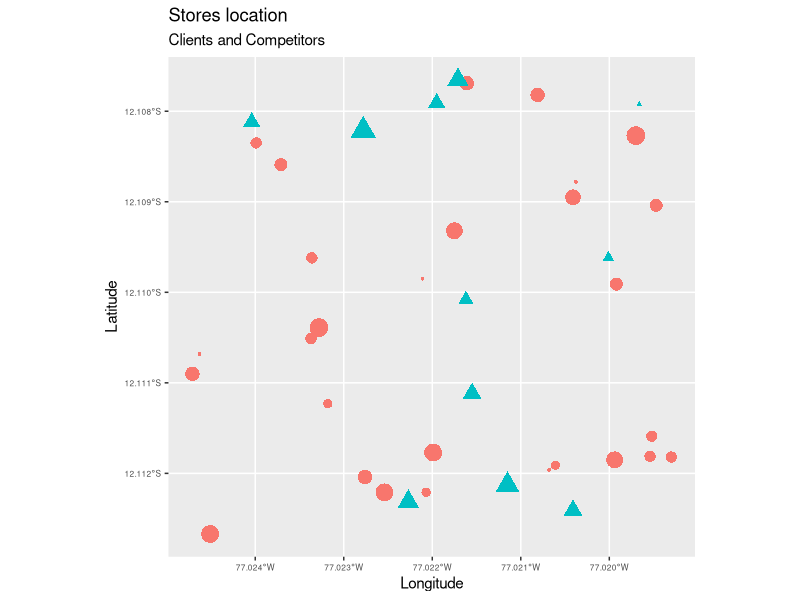
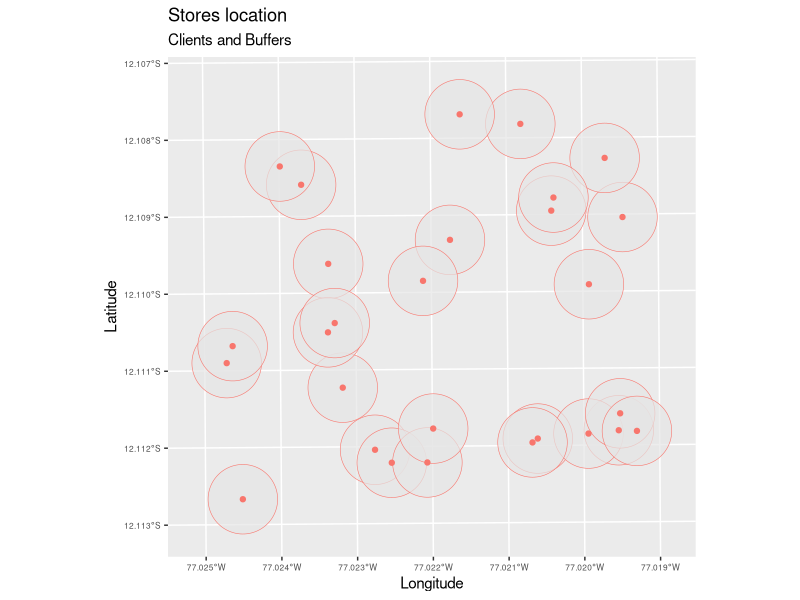
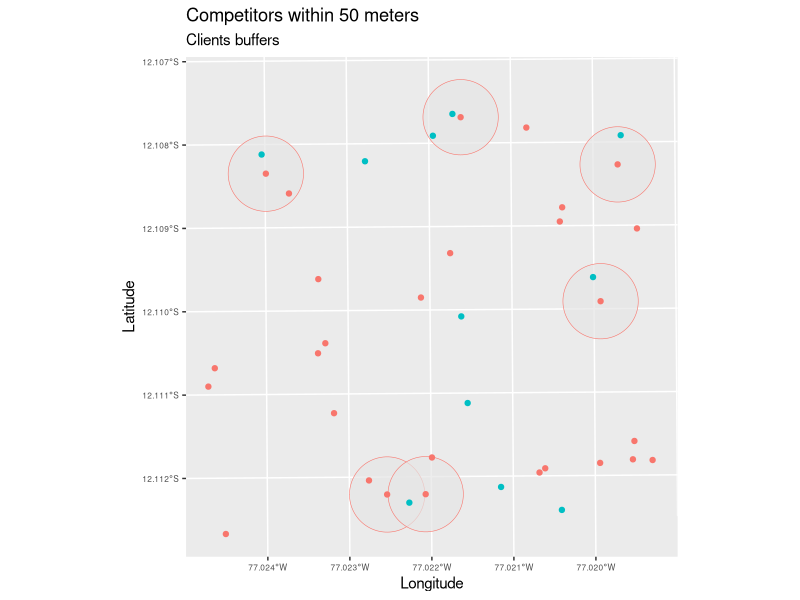

The R source for these figures, in order:
## ---- chunk 1
knitr::opts_chunk$set(echo = TRUE)

## ---- chunk 2
library(sf)
library(dplyr)
library(ggplot2)

## ---- chunk 3

setwd("/Users/luchoescobedo/Documents/WORK/Projects/SpatialFunctions/")
locations <- read.csv("LocationStores.csv")

dim(locations)
head(locations)
str(locations)

## ---- chunk 4

# Reading the data
locations_sf <- st_as_sf(locations, coords = c("lon", "lat"), crs = "+init=epsg:4326")

# Plot the map
ggplot(locations, aes(colour = class, size = employees, shape = class)) + 
  geom_sf(data = locations_sf) +
  labs(title = "Stores location" ,
       subtitle = "Clients and Competitors",
        x ="Longitude", y = "Latitude") +
  theme(legend.position = "none",
        axis.text.x  = element_text(size = 6),
        axis.text.y  = element_text(size = 6))

## ---- chunk 5
# Changing to projected coordinates
locations_sf_utm <- st_transform(locations_sf, 32718)

# Splitting the data
competitor <- locations_sf_utm %>% 
  filter(class == "Competitor")

client <- locations_sf_utm %>% 
  filter(class == "Client")


buffers <- st_buffer(client, 50)
buffers <- buffers %>% select(id, class)

ggplot(client, aes(colour = class)) + 
  geom_sf(data = buffers, alpha = 0.7) +
  geom_sf(data = client) +
  labs(title = "Stores location" ,
       subtitle = "Clients and Buffers",
        x ="Longitude", y = "Latitude") +
  theme(legend.position = "none",
        axis.text.x  = element_text(size = 6),
        axis.text.y  = element_text(size = 6))

## ---- chunk 6
count_in_buffer <- function(polygon, point) {
  temp = st_join(point, polygon, join = st_within)
  temp2 = count(as_tibble(temp), id.y)
  temp2 = temp2 %>% filter(!is.na(id.y)) %>% rename(id = id.y, count_comp = n)
  }
## ---- chunk 7
(competitors_count <- count_in_buffer(buffers, competitor))


buffer_ids <- competitors_count$id

buffers_ss <- buffers[buffers$id %in% buffer_ids, ]

ggplot(client, aes(colour = class)) + 
  geom_sf(data = buffers_ss, alpha = 0.7) +
  geom_sf(data = client) +
  geom_sf(data = competitor) +
  labs(title = "Competitors within 50 meters" ,
       subtitle = "Clients buffers",
        x ="Longitude", y = "Latitude") +
  theme(legend.position = "none",
        axis.text.x  = element_text(size = 6),
        axis.text.y  = element_text(size = 6))
